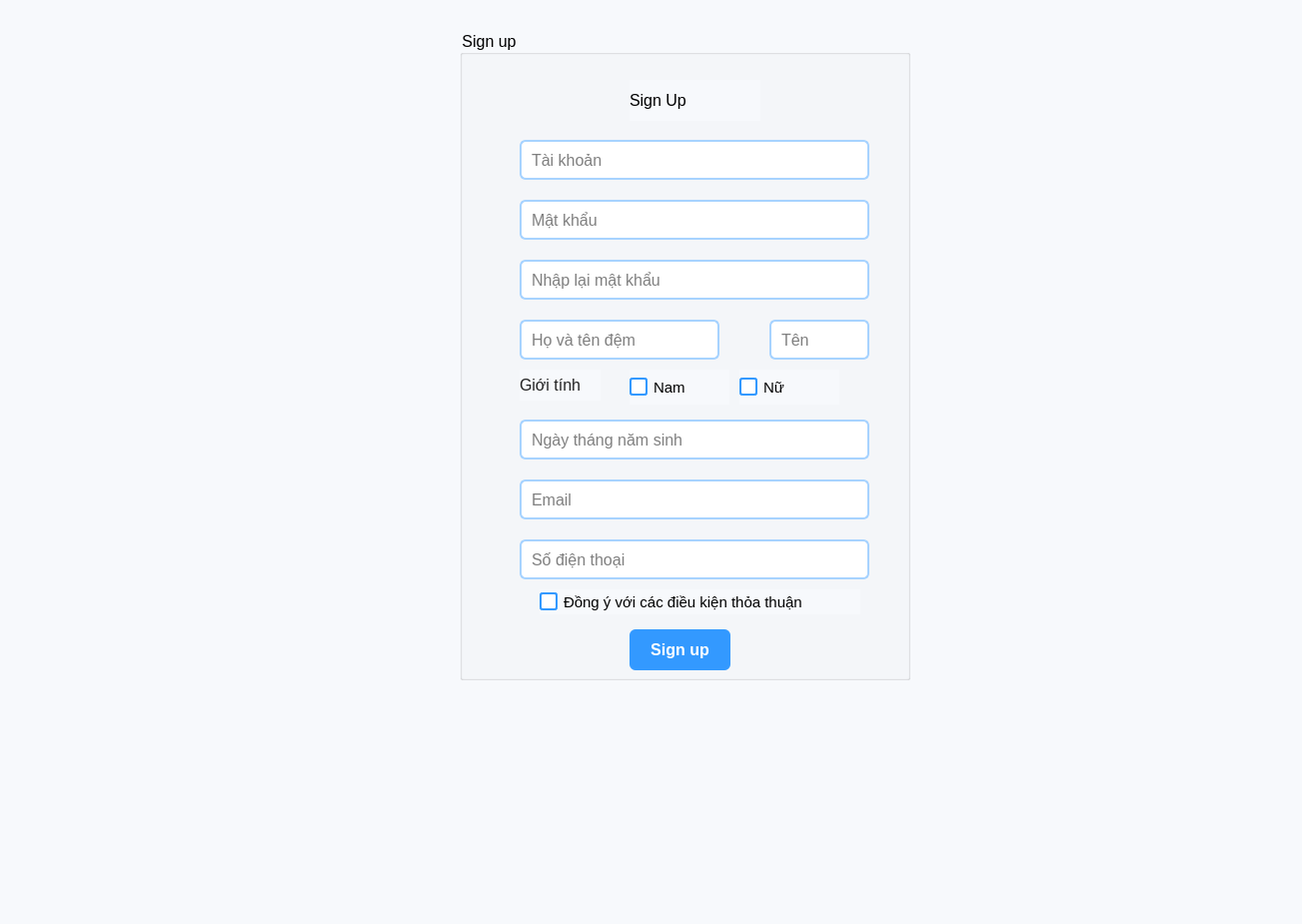
<?xml version="1.0" encoding="UTF-8"?>
<ui version="4.0">
 <class>dang_ky1</class>
 <widget class="QDialog" name="dang_ky1">
  <property name="geometry">
   <rect>
    <x>0</x>
    <y>0</y>
    <width>1303</width>
    <height>925</height>
   </rect>
  </property>
  <property name="windowTitle">
   <string>Dialog</string>
  </property>
  <property name="styleSheet">
   <string notr="true">QWidget {
    background-color: #f7f9fc;
    font-family: &quot;Segoe UI&quot;;
    font-size: 12pt;
}

/* --- QLineEdit (ô nhập) --- */
QLineEdit {
    border: 2px solid #a7d3ff;
    border-radius: 6px;
    padding: 5px 8px;
    background-color: white;
}
QLineEdit:focus {
    border: 2px solid #3399ff;
    background-color: #f0faff;
}

/* --- QLabel (nhãn) --- */
QLabel {
    color: #222;
}

/* --- QRadioButton --- */
QRadioButton {
    spacing: 6px;
    color: #222;
    font-size: 11pt;
}
QRadioButton::indicator {
    width: 14px;
    height: 14px;
    border-radius: 7px;
    border: 2px solid #3399ff;
    background: white;
}
QRadioButton::indicator:checked {
    background-color: #3399ff;
}

/* --- QCheckBox --- */
QCheckBox {
    spacing: 6px;
    color: #222;
    font-size: 11pt;
}
QCheckBox::indicator {
    width: 14px;
    height: 14px;
    border-radius: 3px;
    border: 2px solid #3399ff;
    background: white;
}
QCheckBox::indicator:checked {
    background-color: #3399ff;
}

/* --- QPushButton --- */
QPushButton {
    background-color: #3399ff;
    color: white;
    border-radius: 6px;
    padding: 6px 12px;
    font-weight: bold;
}
QPushButton:hover {
    background-color: #4da3ff;
}
QPushButton:pressed {
    background-color: #1a75ff;
}
</string>
  </property>
  <widget class="QGroupBox" name="groupBox">
   <property name="geometry">
    <rect>
     <x>460</x>
     <y>30</y>
     <width>451</width>
     <height>651</height>
    </rect>
   </property>
   <property name="title">
    <string>Sign up</string>
   </property>
   <widget class="QLabel" name="label">
    <property name="geometry">
     <rect>
      <x>170</x>
      <y>50</y>
      <width>131</width>
      <height>41</height>
     </rect>
    </property>
    <property name="styleSheet">
     <string notr="true">font: 16pt &quot;Segoe UI&quot;;
color : black;

</string>
    </property>
    <property name="text">
     <string>Sign Up</string>
    </property>
   </widget>
   <widget class="QLineEdit" name="lineEdit">
    <property name="geometry">
     <rect>
      <x>60</x>
      <y>110</y>
      <width>350</width>
      <height>40</height>
     </rect>
    </property>
    <property name="placeholderText">
     <string>Tài khoản</string>
    </property>
   </widget>
   <widget class="QLineEdit" name="lineEdit_2">
    <property name="geometry">
     <rect>
      <x>60</x>
      <y>170</y>
      <width>350</width>
      <height>40</height>
     </rect>
    </property>
    <property name="placeholderText">
     <string>Mật khẩu</string>
    </property>
   </widget>
   <widget class="QLineEdit" name="lineEdit_3">
    <property name="geometry">
     <rect>
      <x>60</x>
      <y>230</y>
      <width>350</width>
      <height>40</height>
     </rect>
    </property>
    <property name="placeholderText">
     <string>Nhập lại mật khẩu</string>
    </property>
   </widget>
   <widget class="QLineEdit" name="lineEdit_4">
    <property name="geometry">
     <rect>
      <x>60</x>
      <y>290</y>
      <width>200</width>
      <height>40</height>
     </rect>
    </property>
    <property name="placeholderText">
     <string>Họ và tên đệm</string>
    </property>
   </widget>
   <widget class="QLineEdit" name="lineEdit_5">
    <property name="geometry">
     <rect>
      <x>310</x>
      <y>290</y>
      <width>100</width>
      <height>40</height>
     </rect>
    </property>
    <property name="placeholderText">
     <string>Tên</string>
    </property>
   </widget>
   <widget class="QCheckBox" name="checkBox">
    <property name="geometry">
     <rect>
      <x>80</x>
      <y>560</y>
      <width>321</width>
      <height>25</height>
     </rect>
    </property>
    <property name="styleSheet">
     <string notr="true">color: rgb(0, 0, 0);</string>
    </property>
    <property name="text">
     <string>Đồng ý với các điều kiện thỏa thuận</string>
    </property>
   </widget>
   <widget class="QPushButton" name="pushButton">
    <property name="geometry">
     <rect>
      <x>170</x>
      <y>600</y>
      <width>101</width>
      <height>41</height>
     </rect>
    </property>
    <property name="text">
     <string>Sign up</string>
    </property>
   </widget>
   <widget class="QCheckBox" name="checkBox_2">
    <property name="geometry">
     <rect>
      <x>170</x>
      <y>340</y>
      <width>100</width>
      <height>35</height>
     </rect>
    </property>
    <property name="styleSheet">
     <string notr="true">color: rgb(0, 0, 0);</string>
    </property>
    <property name="text">
     <string>Nam</string>
    </property>
   </widget>
   <widget class="QCheckBox" name="checkBox_3">
    <property name="geometry">
     <rect>
      <x>280</x>
      <y>340</y>
      <width>100</width>
      <height>35</height>
     </rect>
    </property>
    <property name="styleSheet">
     <string notr="true">color: rgb(0, 0, 0);</string>
    </property>
    <property name="text">
     <string>Nữ</string>
    </property>
   </widget>
   <widget class="QLabel" name="label_2">
    <property name="geometry">
     <rect>
      <x>60</x>
      <y>340</y>
      <width>81</width>
      <height>31</height>
     </rect>
    </property>
    <property name="text">
     <string>Giới tính</string>
    </property>
   </widget>
   <widget class="QLineEdit" name="lineEdit_6">
    <property name="geometry">
     <rect>
      <x>60</x>
      <y>450</y>
      <width>350</width>
      <height>40</height>
     </rect>
    </property>
    <property name="placeholderText">
     <string>Email</string>
    </property>
   </widget>
   <widget class="QLineEdit" name="lineEdit_7">
    <property name="geometry">
     <rect>
      <x>60</x>
      <y>510</y>
      <width>350</width>
      <height>40</height>
     </rect>
    </property>
    <property name="placeholderText">
     <string>Số điện thoại</string>
    </property>
   </widget>
   <widget class="QLineEdit" name="lineEdit_8">
    <property name="geometry">
     <rect>
      <x>60</x>
      <y>390</y>
      <width>350</width>
      <height>40</height>
     </rect>
    </property>
    <property name="placeholderText">
     <string>Ngày tháng năm sinh</string>
    </property>
   </widget>
  </widget>
 </widget>
 <resources/>
 <connections/>
</ui>
